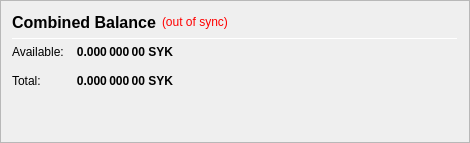
                   <widget class="QFrame" name="frame_CombinedBalances">
                    <property name="minimumSize">
                     <size>
                      <width>470</width>
                      <height>0</height>
                     </size>
                    </property>
                    <property name="frameShape">
                     <enum>QFrame::StyledPanel</enum>
                    </property>
                    <property name="frameShadow">
                     <enum>QFrame::Raised</enum>
                    </property>
                    <layout class="QVBoxLayout" name="verticalLayout_5">
                     <item>
                      <layout class="QHBoxLayout" name="horizontalLayout_5" stretch="0,0,0">
                       <item>
                        <widget class="QLabel" name="label_5z">
                         <property name="minimumSize">
                          <size>
                           <width>0</width>
                           <height>20</height>
                          </size>
                         </property>
                         <property name="font">
                          <font>
                           <pointsize>12</pointsize>
                           <weight>75</weight>
                           <bold>true</bold>
                          </font>
                         </property>
                         <property name="toolTip">
                          <string>Combined Balance (including unconfirmed and immature coins)</string>
                         </property>
                         <property name="text">
                          <string>Combined Balance</string>
                         </property>
                        </widget>
                       </item>
                       <item>
                        <widget class="QLabel" name="labelWalletStatus">
                         <property name="cursor">
                          <cursorShape>WhatsThisCursor</cursorShape>
                         </property>
                         <property name="toolTip">
                          <string>The displayed information may be out of date. Your wallet automatically synchronizes with the sykcoin network after a connection is established, but this process has not completed yet.</string>
                         </property>
                         <property name="styleSheet">
                          <string notr="true">QLabel { color: red; }</string>
                         </property>
                         <property name="text">
                          <string notr="true">(out of sync)</string>
                         </property>
                         <property name="alignment">
                          <set>Qt::AlignLeading|Qt::AlignLeft|Qt::AlignVCenter</set>
                         </property>
                        </widget>
                       </item>
                       <item>
                        <spacer name="horizontalSpacer_1">
                         <property name="orientation">
                          <enum>Qt::Horizontal</enum>
                         </property>
                         <property name="sizeHint" stdset="0">
                          <size>
                           <width>40</width>
                           <height>20</height>
                          </size>
                         </property>
                        </spacer>
                       </item>
                      </layout>
                     </item>
                     <item>
                      <widget class="Line" name="line_CombinedBalance">
                       <property name="minimumSize">
                        <size>
                         <width>0</width>
                         <height>1</height>
                        </size>
                       </property>
                       <property name="maximumSize">
                        <size>
                         <width>16777215</width>
                         <height>1</height>
                        </size>
                       </property>
                       <property name="orientation">
                        <enum>Qt::Horizontal</enum>
                       </property>
                      </widget>
                     </item>
                     <item>
                      <layout class="QGridLayout" name="gridLayout_3">
                       <property name="spacing">
                        <number>12</number>
                       </property>
                       <item row="1" column="0">
                        <widget class="QLabel" name="labelBalanceTextz">
                         <property name="text">
                          <string>Available:</string>
                         </property>
                        </widget>
                       </item>
                       <item row="1" column="1">
                        <widget class="QLabel" name="labelBalancez">
                         <property name="font">
                          <font>
                           <weight>75</weight>
                           <bold>true</bold>
                          </font>
                         </property>
                         <property name="cursor">
                          <cursorShape>IBeamCursor</cursorShape>
                         </property>
                         <property name="toolTip">
                          <string>Your current spendable balance</string>
                         </property>
                         <property name="text">
                          <string notr="true">0.000 000 00 SYK</string>
                         </property>
                         <property name="alignment">
                          <set>Qt::AlignRight|Qt::AlignTrailing|Qt::AlignVCenter</set>
                         </property>
                         <property name="textInteractionFlags">
                          <set>Qt::LinksAccessibleByMouse|Qt::TextSelectableByKeyboard|Qt::TextSelectableByMouse</set>
                         </property>
                        </widget>
                       </item>
                       <item row="2" column="0">
                        <widget class="QLabel" name="labelTotalTextz">
                         <property name="text">
                          <string>Total:</string>
                         </property>
                        </widget>
                       </item>
                       <item row="2" column="1">
                        <widget class="QLabel" name="labelTotalz">
                         <property name="font">
                          <font>
                           <weight>75</weight>
                           <bold>true</bold>
                          </font>
                         </property>
                         <property name="cursor">
                          <cursorShape>IBeamCursor</cursorShape>
                         </property>
                         <property name="toolTip">
                          <string>Total Balance, including all unavailable coins.</string>
                         </property>
                         <property name="text">
                          <string notr="true">0.000 000 00 SYK</string>
                         </property>
                         <property name="alignment">
                          <set>Qt::AlignRight|Qt::AlignTrailing|Qt::AlignVCenter</set>
                         </property>
                         <property name="textInteractionFlags">
                          <set>Qt::LinksAccessibleByMouse|Qt::TextSelectableByKeyboard|Qt::TextSelectableByMouse</set>
                         </property>
                        </widget>
                       </item>
                       <item row="2" column="3">
                        <spacer name="horizontalSpacer_2">
                         <property name="orientation">
                          <enum>Qt::Horizontal</enum>
                         </property>
                         <property name="sizeHint" stdset="0">
                          <size>
                           <width>40</width>
                           <height>20</height>
                          </size>
                         </property>
                        </spacer>
                       </item>
                      </layout>
                     </item>
                     <item>
                      <spacer name="verticalSpacer_1">
                       <property name="orientation">
                        <enum>Qt::Vertical</enum>
                       </property>
                       <property name="sizeHint" stdset="0">
                        <size>
                         <width>20</width>
                         <height>40</height>
                        </size>
                       </property>
                      </spacer>
                     </item>
                    </layout>
                   </widget>
